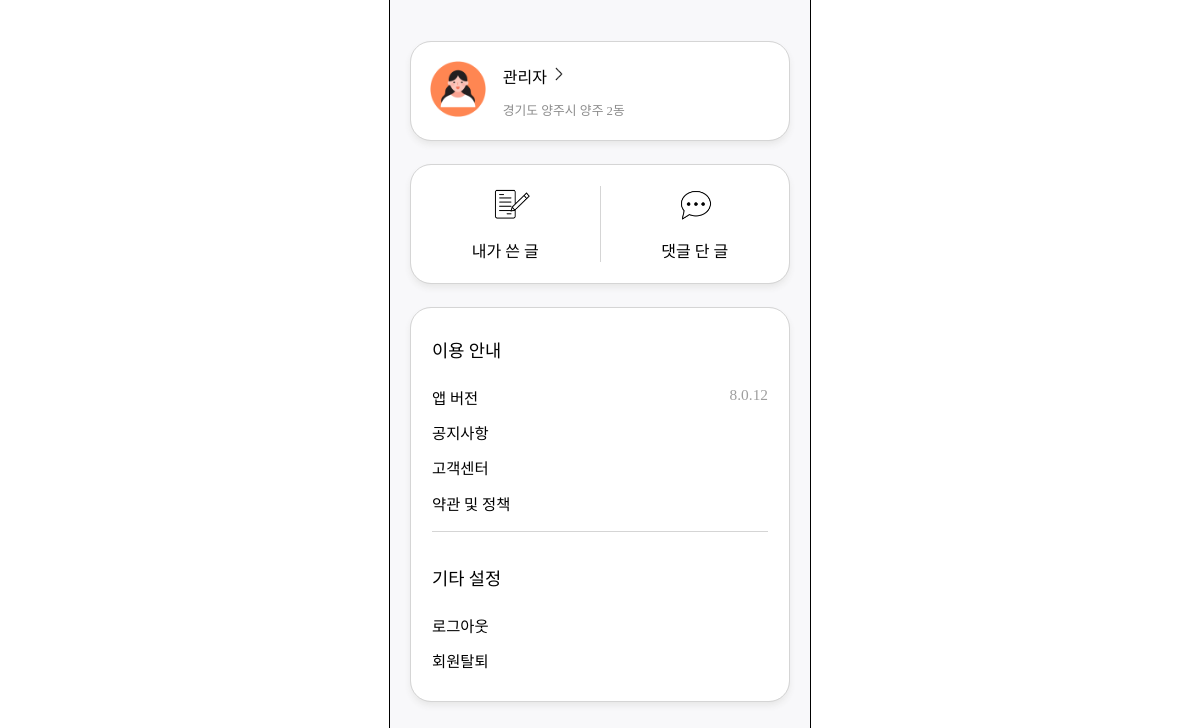
Screenshot of /accounts/mypage/ (signed in) with the database file from the repository.
### accounts/models.py (models this page shows, shortened)
class Member(AbstractBaseUser):
    user_id = models.CharField(primary_key=True, max_length=15, null=False, blank=False, unique=True)
    email = models.EmailField(max_length=100, null=False, blank=False, unique=True)
    nickname = models.CharField(null=False, max_length=8, blank=False)
    region_sido = models.CharField(null=False, max_length=30, blank=False)
    region_sigungu = models.CharField(null=False, max_length=30, blank=False)
    region_dong = models.CharField(null=False, max_length=30, blank=False)
    member_type = models.ForeignKey(MemberType, on_delete=models.CASCADE, null=False, blank=False)
    is_active = models.BooleanField(default=True)
    is_admin = models.BooleanField(default=False)
    objects = UserManager()
    USERNAME_FIELD = 'user_id'
    REQUIRED_FIELDS = ['email', 'nickname', 'region_sido', 'region_sigungu', 'region_dong', 'member_type']
    def __str__(self):
        return self.user_id

### accounts/views.py (the view)
# urls.py: path('mypage/', views.my_page, name='mypage'),
def my_page(request):
    member = Member.objects.get(user_id=request.user)  # 현재 로그인 한 유저 정보 저장
    context = {
        'member': member,
        'member_type': member.member_type.type_name,
    }
    return render(request, 'accounts/my_page.html', context)

### templates/accounts/my_page.html (shortened to what this page needs)
<!DOCTYPE html>
{% load static %}
<html lang="ko">
<head>
    <link rel="stylesheet" href="{% static 'css/my_page.css' %}">
    <link rel="stylesheet" as="style" crossorigin href="https://cdn.jsdelivr.net/gh/ungveloper/web-fonts/SCoreDream/font-face.css" />
    <link rel="stylesheet" as="style" crossorigin href="https://cdn.jsdelivr.net/gh/ungveloper/web-fonts/SCoreDream/font-family.css" />
</head>
<body>
    <div class="container-content">
        <div class="contents">
            <div class="block">
                <a href="">
                    <div class="profile-block">
                        <div class="profile-img">
                            {% if member_type == '주민' %}
                                <img src="{% static 'image/people_profile.png' %}" alt="">
                            {% else %}
                                <img src="{% static 'image/petrol_profile.png' %}" alt="">
                            {% endif %}
                        </div>
                        <div class="profile-info">
                            <div class="name-block">
                                <div class="nickname"><span class="text-strong">{{ member.nickname }}</span></div>
                                <div class="arrow-img">
                                    <img src="{% static 'image/back.png' %}" alt="">
                                </div>
                            </div>
                            <div class="region-info">{{ member.region_sido}} {{ member.region_sigungu }} {{ member.region_dong }}</div>
                        </div>
                    </div>
                </a>
            </div>
            <div class="post-block">
                <div class="write-post">
                    <a href="">
                        <div class="write-img">
                            <img src="{% static 'image/write.png' %}" alt="" class="img-margin">
                        </div>
                        <div>내가 쓴 글</div>
                    </a>
                </div>
                <div class="write-comment">
                    <a href="">
                        <div class="write-img">
                            <img src="{% static 'image/comment.png' %}" alt="">
                        </div>
                        <div>댓글 단 글</div>
                    </a>
                </div>
            </div>
            <div class="setting-block">
                <div class="app-guide">
                    <div class="title">이용 안내</div>
                    <div class="version-block">
                        <div>앱 버전</div>
                        <div class="version">8.0.12</div>
                    </div>
                    <div class="text-margin">공지사항</div>
                    <div class="text-margin">고객센터</div>
                    <div class="text-margin">약관 및 정책</div>
                </div>
                <div class="account-setting">
                    <div class="title">기타 설정</div>
                    <div class="text-margin"><a href="{% url 'accounts:logout' %}">로그아웃</a></div>
                    <div class="text-margin"><a href="">회원탈퇴</a></div>
                </div>
            </div>
        </div>
    </div>
</body>
</html>

### static/css/my_page.css (style rules this page uses)
body { padding: 0; margin: 0; height: 100%; }
.container-content { font-family: 'SCoreDream'; font-weight: 400; outline: 1px solid black; width: 420px; height: 100%; margin: 0 auto; display: flex; flex-direction: column; z-index: 0; position: relative; background-color: #F8F8FA; }
.contents { width: 100%; display: flex; flex-direction: column; height: 100vh; align-items: center; }
.block { width: 90%; margin: 10% 0% 6% 0%; }
.block > a { text-decoration: none; color: black; }
.profile-block { display: flex; flex-direction: row; background-color: white; box-shadow: 0px 4px 7px #E5E5E5; outline: 1px solid #D5D5D5; border-radius: 20px; padding: 5%; }
.profile-img { width: 19%; }
.profile-img > img { width: 90%; }
.profile-info { width: 81%; margin-left: 3%; }
.name-block { display: flex; flex-direction: row; margin-top: 1%; }
.arrow-img > img { transform: scaleX(-1); width: 1rem; margin-top: 0.13rem; }
.region-info { margin-top: 4.5%; color: #8C8C8C; font-size: 0.8rem; }
.text-strong { font-weight: 500; }
.post-block { display: flex; flex-direction: row; justify-content: space-around; background-color: white; box-shadow: 0px 4px 7px #E5E5E5; outline: 1px solid #D5D5D5; border-radius: 20px; padding: 5% 0; width: 90%; margin-bottom: 6%; }
.post-block a { text-decoration: none; color: black; }
.write-img { margin-bottom: 5%; }
.write-img > img { width: 20%; }
.img-margin { margin-left: 7%; }
.write-post, .write-comment { text-align: center; width: 100%; }
.write-post { border-right: 1px solid #D5D5D5; }
.setting-block { background-color: white; box-shadow: 0px 4px 7px #E5E5E5; outline: 1px solid #D5D5D5; border-radius: 20px; padding: 7% 5%; width: 80%; }
.app-guide { font-size: 0.96rem; padding-bottom: 5%; margin-bottom: 10%; border-bottom: 1px solid #D5D5D5; }
.title { font-weight: 500; font-size: 1.1rem; margin-bottom: 7%; }
.version-block { display: flex; flex-direction: row; justify-content: space-between; margin-bottom: 4%; }
.version { color: #9E9E9E; }
.text-margin:not(:last-child) { margin-bottom: 4%; }
.account-setting { font-size: 0.96rem; }
.account-setting a { text-decoration: none; color: black; }

### rows the page displays
Member: nickname "관리자", region_sido "경기도", region_sigungu "양주시", region_dong "양주 2동"
